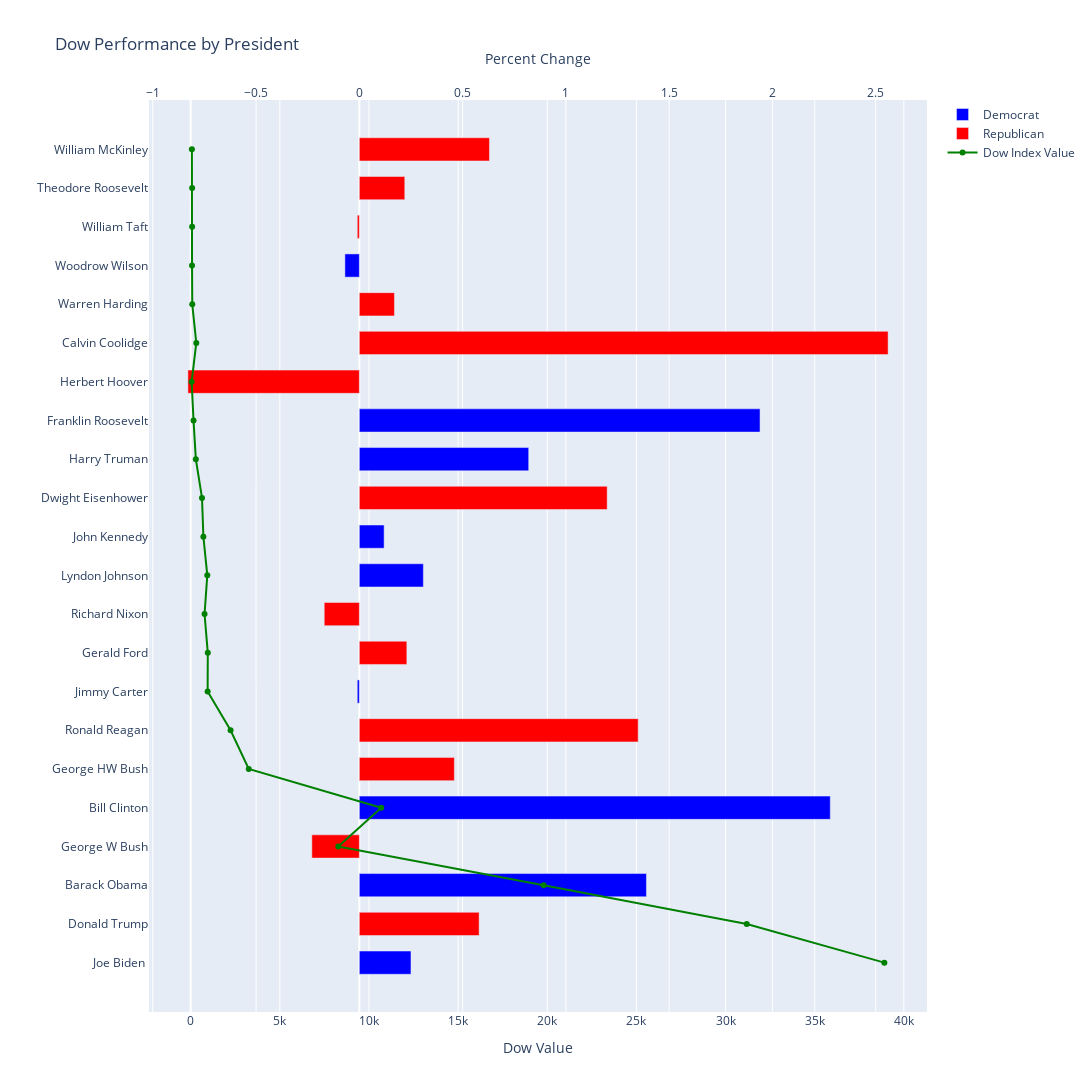

The code cell stored with this chart in its notebook:
### Markdown cell above
## Plotly
Plotly Express is a good choice for quick, interactive charts. But, as with Seaborn, it seems that there is no way to create the chart I want. Let's give the full Plotly library a shot.

### Code cell
import plotly.graph_objects as go
from plotly.graph_objs.layout import XAxis

# there doesn't seem to be any way to invert the axes in Plotly, so sort the data instead
sorted_data = data.sort_values(by = ["Begin Date"], ascending = False)
# select the republicans aqnd democrats so they can be added with different colors
# Pandas inserts "NaN" into unselected entries, so Plotly will not add them to the chart
democrats = sorted_data.where(data["Affliliation"] == "Democrat")
republicans = sorted_data.where(data["Affliliation"] == "Republican")

# create a layout with 2 x-axes
layout = go.Layout(
    # basic figure sizes, etc...
    height = 1200,
    width = 1200,
    bargap = 1,
    # the chart title
    title = "Dow Performance by President",
    # formatting for the top x-axis (percent change)
    xaxis = XAxis(
        title = "Percent Change",
        tickformat = '%.1',
        side = 'top'
    ),
    # formatting for the bottom x-axis (dow value)
    xaxis2 = XAxis(
        title = "Dow Value",
        overlaying = 'x', 
        side = 'bottom',
    ),
    # formatting for the y-axis (presidents)... NOTE: no axis title
    yaxis = dict(
        title = ""
    ),
)
# now create our figure using the layout created above
fig = go.Figure(layout = layout)

# the first step is to overlay all the traces onto the figure according to date
# add a seperate bar trace for each party affliliation so the bars can be color-coded
fig.add_trace(
    go.Bar(
    y = democrats["Begin Date"],
    x = democrats["Percent Change"],
    name = "Democrat",
    marker_color = 'blue',
    orientation = 'h',
    width = .6))
fig.add_trace(
    go.Bar(
    y = republicans["Begin Date"],
    x = republicans["Percent Change"],
    name = "Republican",
    marker_color = 'red',
    orientation = 'h',
    width = .6))

# add a line+markers scatter trace showing the Dow Jones end value by president
# insert the begin value as custom data for the hover template
fig.add_trace(
go.Scatter(
    y = sorted_data["Begin Date"],
    x = sorted_data["End DOW"],
    customdata = sorted_data["Begin DOW"],
    xaxis = 'x2',
    mode = 'lines+markers',
    line_color = 'rgb(0, 128, 0)',
    name= "Dow Index Value",
    orientation = 'h'))

# now that everything is built according to date, it's time to switch the y-axis values over to the president's names
fig.data[0].y = sorted_data["President"]
fig.data[1].y = sorted_data["President"]
fig.data[2].y = sorted_data["President"]

# create a custom hover message
fig.data[0].hovertemplate = fig.data[1].hovertemplate = "%{label}<br>Percent Change: %{value}"
fig.data[2].hovertemplate = "%{y}<br>Begin Value: %{customdata}<br>End Value: %{x}"

# display the finished graph
fig.show()

### Figure 1 — Plotly figure (JSON) as saved in the notebook; plotly's stock layout.template omitted (floating-point values rounded to 4 significant figures)
{"data": [{"hovertemplate": "%{label}<br>Percent Change: %{value}", "marker": {"color": "blue"}, "name": "Democrat", "orientation": "h", "type": "bar", "width": 0.6, "x": [0.25, null, 1.39, null, 2.28, null, null, -0.01, null, null, 0.31, 0.12, null, 0.82, 1.94, null, null, null, -0.07, null, null, null], "y": ["Joe Biden ", "Donald Trump", "Barack Obama", "George W Bush", "Bill Clinton", "George HW Bush", "Ronald Reagan", "Jimmy Carter", "Gerald Ford", "Richard Nixon", "Lyndon Johnson", "John Kennedy", "Dwight Eisenhower", "Harry Truman", "Franklin Roosevelt", "Herbert Hoover", "Calvin Coolidge", "Warren Harding", "Woodrow Wilson", "William Taft", "Theodore Roosevelt", "William McKinley"]}, {"hovertemplate": "%{label}<br>Percent Change: %{value}", "marker": {"color": "red"}, "name": "Republican", "orientation": "h", "type": "bar", "width": 0.6, "x": [null, 0.58, null, -0.23, null, 0.46, 1.35, null, 0.23, -0.17, null, null, 1.2, null, null, -0.83, 2.56, 0.17, null, -0.01, 0.22, 0.63], "y": ["Joe Biden ", "Donald Trump", "Barack Obama", "George W Bush", "Bill Clinton", "George HW Bush", "Ronald Reagan", "Jimmy Carter", "Gerald Ford", "Richard Nixon", "Lyndon Johnson", "John Kennedy", "Dwight Eisenhower", "Harry Truman", "Franklin Roosevelt", "Herbert Hoover", "Calvin Coolidge", "Warren Harding", "Woodrow Wilson", "William Taft", "Theodore Roosevelt", "William McKinley"]}, {"customdata": [31190.0, 19800.0, 8280.0, 10686, 3256, 2237.0, 950.7, 959.0, 777.3, 931.2, 711.5, 634.4, 288, 158.5, 53.84, 313.9, 88.2, 75.11, 80.71, 81.79, 67.25, 41.34], "hovertemplate": "%{y}<br>Begin Value: %{customdata}<br>End Value: %{x}", "line": {"color": "rgb(0, 128, 0)"}, "mode": "lines+markers", "name": "Dow Index Value", "orientation": "h", "type": "scatter", "x": [38900.0, 31190.0, 19800.0, 8280.0, 10686, 3256, 2237.0, 950.7, 959.0, 777.3, 931.2, 711.5, 634.4, 288, 158.5, 53.84, 313.9, 88.2, 75.11, 80.71, 81.79, 67.25], "xaxis": "x2", "y": ["Joe Biden ", "Donald Trump", "Barack Obama", "George W Bush", "Bill Clinton", "George HW Bush", "Ronald Reagan", "Jimmy Carter", "Gerald Ford", "Richard Nixon", "Lyndon Johnson", "John Kennedy", "Dwight Eisenhower", "Harry Truman", "Franklin Roosevelt", "Herbert Hoover", "Calvin Coolidge", "Warren Harding", "Woodrow Wilson", "William Taft", "Theodore Roosevelt", "William McKinley"]}], "layout": {"bargap": 1, "height": 1200, "title": {"text": "Dow Performance by President"}, "width": 1200, "xaxis": {"side": "top", "tickformat": "%.1", "title": {"text": "Percent Change"}}, "xaxis2": {"overlaying": "x", "side": "bottom", "title": {"text": "Dow Value"}}, "yaxis": {"title": {"text": ""}}}}
